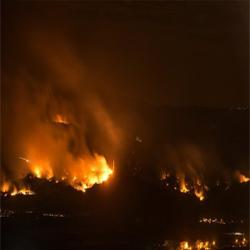
%> input picture Database/abc010.jpg, 250 x 250 px
$ octave fire_detection.m   (GNU Octave 9; MATLAB toolbox functions it lacks are replaced by stand-ins)
%> lines starting %> are read from the running program, lines starting %| are printed output that depends on the picture; in (x1, y1, x2, y2) boxes, pixels count from 0 and x2, y2 are one past the last pixel; in counts of white or black regions, pixels touching at a corner belong together; the program's own positions count from 1
%> further down, im_rgb is the input picture: size 250x250x3 uint8; mean R, G, B 57.8, 26.6, 4.8
### Regla_1.m
function output_image = Regla_1(input_image)

[fil, col, channel] = size(input_image);
%> fil = 250; col = 250; channel = 3
output_image = double(zeros(fil, col));

for x = 1:fil
    for y = 1:col
        if (input_image(x, y, 2) > input_image(x, y, 3))
            if (input_image(x, y, 1) > input_image(x, y, 2))
                output_image(x, y) = 1;
            end
        else
            output_image(x, y) = 0;
        end
    end
end
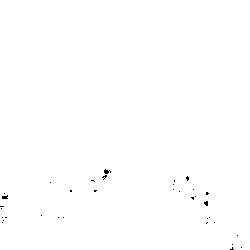
%> output_image: size 250x250 double; values 0 (black) and 1 (white), 99.8% white; black in thin lines or dots, all inside (x1, y1, x2, y2) = (0, 169, 242, 250)

% figure('Name','Imagen obtenida mediante regla 1','NumberTitle','off');
% imshow(output_image)
output_image = uint8(output_image);


end

### Regla_2.m
function output_image = Regla_2(input_image)

[fil, col, channel] = size(input_image);
output_image = double(zeros(fil, col));

for x = 1:fil
    for y = 1:col
        if input_image(x, y, 1) > 190  &&  input_image(x, y, 2) > 100  &&  input_image(x, y, 3) < 140
            output_image(x, y) = 1;
        else
            output_image(x, y) = 0;
        end
    end
end
%> output_image: size 250x250 double; values 0 (black) and 1 (white), 2.2% white; 17 white regions (9 under 20 px), largest, box (x1, y1, x2, y2) and area: (72, 154, 114, 192) 797, (24, 156, 53, 179) 347, (181, 242, 191, 250) 31

% figure('Name','Imagen obtenida mediante regla 2','NumberTitle','off');
% imshow(output_image)
output_image = uint8(output_image);

end

### Regla_3.m
function output_image = Regla_3(input_image)

[fil, col, channel] = size(input_image);
output_image = double(zeros(fil, col));

imagen_Y = double(zeros(fil, col));
imagen_Cb = double(zeros(fil, col));
imagen_Cr = double(zeros(fil, col));

M = [0.2568, 0.5041, 0.0979;
    -0.1482, -0.2910, 0.4392;
    0.4392, -0.3678, -0.0714];

input_image = double(input_image);

Y = 0.0;
Cb = 0.0;
Cr = 0.0;

for x = 1:fil
    for y = 1:col
        Y  = M(1,1)*input_image(x, y, 1) + M(1, 2)*input_image(x, y, 2) + M(1, 3)*input_image(x, y, 3) + 16;
        Cb = M(2,1)*input_image(x, y, 1) + M(2, 2)*input_image(x, y, 2) + M(2, 3)*input_image(x, y, 3) + 128;
        Cr = M(3,1)*input_image(x, y, 1) + M(3, 2)*input_image(x, y, 2) + M(3, 3)*input_image(x, y, 3) + 128;
        imagen_Y(x, y)  =  Y;
        imagen_Cb(x, y) =  Cb;
        imagen_Cr(x, y) =  Cr;
    end
end
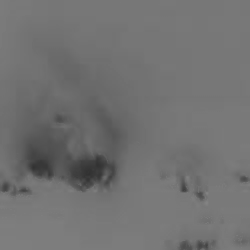
%> imagen_Cb: size 250x250 double; min 49.66, max 131.6, mean 113.8
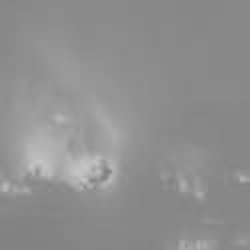
%> imagen_Cr: size 250x250 double; min 125.6, max 199, mean 143.2
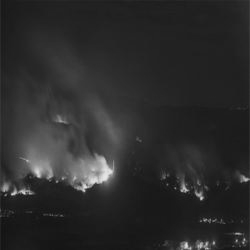
%> imagen_Y: size 250x250 double; min 18.05, max 230.3, mean 44.7

for x = 1:fil
    for y = 1:col
        if imagen_Y(x, y) >= imagen_Cb(x, y)
            output_image(x, y) = 1;
        else
            output_image(x, y) = 0;
        end
    end
end
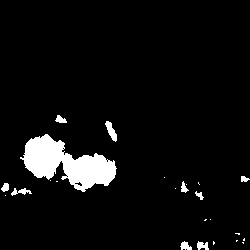
%> output_image: size 250x250 double; values 0 (black) and 1 (white), 5.5% white; 24 white regions (14 under 20 px), largest, box (x1, y1, x2, y2) and area: (20, 134, 117, 192) 2819, (105, 121, 117, 142) 122, (11, 188, 32, 196) 79

% figure('Name','Imagen obtenida mediante regla 3','NumberTitle','off');
% imshow(output_image)
output_image = uint8(output_image);

end

### Regla_4.m
function output_image = Regla_4(input_image)

[fil, col, channel] = size(input_image);
output_image = double(zeros(fil, col));

imagen_Y = double(zeros(fil, col));
imagen_Cb = double(zeros(fil, col));
imagen_Cr = double(zeros(fil, col));

M = [0.2568, 0.5041, 0.0979;
    -0.1482, -0.2910, 0.4392;
    0.4392, -0.3678, -0.0714];

input_image = double(input_image);

Y  = 0.0;
Cb = 0.0;
Cr = 0.0;

for x = 1:fil
    for y = 1:col
        Y  = M(1,1)*input_image(x, y, 1) + M(1, 2)*input_image(x, y, 2) + M(1, 3)*input_image(x, y, 3) + 16;
        Cb = M(2,1)*input_image(x, y, 1) + M(2, 2)*input_image(x, y, 2) + M(2, 3)*input_image(x, y, 3) + 128;
        Cr = M(3,1)*input_image(x, y, 1) + M(3, 2)*input_image(x, y, 2) + M(3, 3)*input_image(x, y, 3) + 128;
        imagen_Y(x, y)  =  Y;
        imagen_Cb(x, y) =  Cb;
        imagen_Cr(x, y) =  Cr;
    end
end

for x = 1:fil
    for y = 1:col
        if imagen_Cr(x, y) >= imagen_Cb(x, y)
            output_image(x, y) = 1;
        else
            output_image(x, y) = 0;
        end
    end
end
%> output_image: size 250x250 double; every value is 1

figure('Name','Imagen obtenida mediante regla 4','NumberTitle','off');
imshow(output_image)
output_image = uint8(output_image);
%> output_image: size 250x250 uint8; every value is 1


end

### Regla_5.m
function output_image = Regla_5(input_image)

[fil, col, channel] = size(input_image);
output_image = double(zeros(fil, col));

imagen_Y = double(zeros(fil, col));
imagen_Cb = double(zeros(fil, col));
imagen_Cr = double(zeros(fil, col));

M = [0.2568, 0.5041, 0.0979;
    -0.1482, -0.2910, 0.4392;
    0.4392, -0.3678, -0.0714];

input_image = double(input_image);

Y  = 0.0;
Cb = 0.0;
Cr = 0.0;

for x = 1:fil
    for y = 1:col
        Y  = M(1,1)*input_image(x, y, 1) + M(1, 2)*input_image(x, y, 2) + M(1, 3)*input_image(x, y, 3) + 16;
        Cb = M(2,1)*input_image(x, y, 1) + M(2, 2)*input_image(x, y, 2) + M(2, 3)*input_image(x, y, 3) + 128;
        Cr = M(3,1)*input_image(x, y, 1) + M(3, 2)*input_image(x, y, 2) + M(3, 3)*input_image(x, y, 3) + 128;
        imagen_Y(x, y)  =  Y;
        imagen_Cb(x, y) =  Cb;
        imagen_Cr(x, y) =  Cr;
    end
end

Y_temp  = 0;
Cb_temp = 0;
Cr_temp = 0;
Image_dimension = fil*col;
%> Image_dimension = 62500

for x = 1:fil
    for y = 1:col
        Y_temp  = imagen_Y(x, y)  + Y_temp;
        Cb_temp = imagen_Cb(x, y) + Cb_temp;
        Cr_temp = imagen_Cr(x, y) + Cr_temp;
    end
end
%> after the loop, Cb_temp = 7111488.2; Cr_temp = 8952522.2; Y_temp = 2796588.5

Y_mean  = (Y_temp/Image_dimension);
%> Y_mean = 44.75
Cb_mean = (Cb_temp/Image_dimension);
%> Cb_mean = 113.8
Cr_mean = (Cr_temp/Image_dimension);
%> Cr_mean = 143.2

for x = 1:fil
    for y = 1:col
        if imagen_Y(x, y) >= Y_mean  &&  imagen_Cb(x, y) <= Cb_mean  &&  imagen_Cr(x, y) >= Cr_mean
            output_image(x, y) = 1;
        else
            output_image(x, y) = 0;
        end
    end
end
%> output_image: size 250x250 double; values 0 (black) and 1 (white), 28.2% white; 13 white regions (6 under 20 px), largest, box (x1, y1, x2, y2) and area: (0, 37, 147, 197) 16016, (171, 147, 205, 201) 936, (176, 238, 217, 250) 368

% figure('Name','Imagen obtenida mediante regla 5','NumberTitle','off');
% imshow(output_image)
output_image = uint8(output_image);

end

### Regla_6.m
function output_image = Regla_6(input_image)

[fil, col, channel] = size(input_image);
output_image = double(zeros(fil, col));

imagen_Y = double(zeros(fil, col));
imagen_Cb = double(zeros(fil, col));
imagen_Cr = double(zeros(fil, col));
threshold = 70;

M = [0.2568, 0.5041, 0.0979;
    -0.1482, -0.2910, 0.4392;
    0.4392, -0.3678, -0.0714];

input_image = double(input_image);

Y  = 0.0;
Cb = 0.0;
Cr = 0.0;

for x = 1:fil
    for y = 1:col
        Y  = M(1,1)*input_image(x, y, 1) + M(1, 2)*input_image(x, y, 2) + M(1, 3)*input_image(x, y, 3) + 16;
        Cb = M(2,1)*input_image(x, y, 1) + M(2, 2)*input_image(x, y, 2) + M(2, 3)*input_image(x, y, 3) + 128;
        Cr = M(3,1)*input_image(x, y, 1) + M(3, 2)*input_image(x, y, 2) + M(3, 3)*input_image(x, y, 3) + 128;
        imagen_Y(x, y)  =  Y;
        imagen_Cb(x, y) =  Cb;
        imagen_Cr(x, y) =  Cr;
    end
end

for x = 1:fil
    for y = 1:col
        if abs(imagen_Cb(x, y) - imagen_Cr(x, y)) >= threshold
            output_image(x, y) = 1;
        else
            output_image(x, y) = 0;
        end
    end
end
%> output_image: size 250x250 double; values 0 (black) and 1 (white), 6.6% white; 14 white regions (4 under 20 px), largest, box (x1, y1, x2, y2) and area: (21, 125, 118, 191) 3398, (97, 113, 120, 150) 307, (54, 114, 68, 123) 99

% figure('Name','Imagen obtenida mediante regla 6','NumberTitle','off');
% imshow(output_image)
output_image = uint8(output_image);

end

### Regla_7.m
function output_image = Regla_7(input_image)

[fil, col, channel] = size(input_image);
output_image = double(zeros(fil, col));

imagen_Y = double(zeros(fil, col));
imagen_Cb = double(zeros(fil, col));
imagen_Cr = double(zeros(fil, col));

M = [0.2568, 0.5041, 0.0979;
    -0.1482, -0.2910, 0.4392;
    0.4392, -0.3678, -0.0714];

input_image = double(input_image);

Y  = 0.0;
Cb = 0.0;
Cr = 0.0;

for x = 1:fil
    for y = 1:col
        Y  = M(1,1)*input_image(x, y, 1) + M(1, 2)*input_image(x, y, 2) + M(1, 3)*input_image(x, y, 3) + 16;
        Cb = M(2,1)*input_image(x, y, 1) + M(2, 2)*input_image(x, y, 2) + M(2, 3)*input_image(x, y, 3) + 128;
        Cr = M(3,1)*input_image(x, y, 1) + M(3, 2)*input_image(x, y, 2) + M(3, 3)*input_image(x, y, 3) + 128;
        imagen_Y(x, y)  =  Y;
        imagen_Cb(x, y) =  Cb;
        imagen_Cr(x, y) =  Cr;
    end
end

for x = 1:fil
    for y = 1:col
        if imagen_Cb(x, y) <= 120  &&  imagen_Cr(x, y) >= 150
            output_image(x, y) = 1;
        else
            output_image(x, y) = 0;
        end
    end
end
%> output_image: size 250x250 double; values 0 (black) and 1 (white), 19.2% white; 13 white regions (4 under 20 px), largest, box (x1, y1, x2, y2) and area: (8, 54, 134, 196) 10859, (178, 240, 216, 250) 322, (0, 175, 32, 196) 309

% figure('Name','Imagen obtenida mediante regla 7','NumberTitle','off');
% imshow(output_image)
output_image = uint8(output_image);

end

### fire_detection.m
clear
close all
clc

%% Lectura de imagen
im_rgb = imread("abc010.jpg");
figure('Name','Imagen de entrada','NumberTitle','off');
imshow(im_rgb)

%% Reglas
imagen_regla_1 = Regla_1(im_rgb);
imagen_regla_2 = Regla_2(im_rgb);
imagen_regla_3 = Regla_3(im_rgb);
imagen_regla_4 = Regla_4(im_rgb);
imagen_regla_5 = Regla_5(im_rgb);
imagen_regla_6 = Regla_6(im_rgb);
imagen_regla_7 = Regla_7(im_rgb);

%% Verde es fuego
[fil, col, channel] = size(im_rgb);
%> fil = 250; col = 250; channel = 3
fire_pixels = double(zeros(fil, col));
filtered_image = im_rgb;


for x = 1:fil
    for y = 1:col
        if imagen_regla_1(x, y) == 1 && imagen_regla_2(x, y) == 1 && imagen_regla_3(x, y) == 1 && imagen_regla_4(x, y) == 1 && imagen_regla_5(x, y) == 1 && imagen_regla_6(x, y) == 1 && imagen_regla_7(x, y) == 1
            fire_pixels(x, y) = 255;
            filtered_image(x, y, 1) = 0;
            filtered_image(x, y, 2) = 255;
            filtered_image(x, y, 3) = 0;
        end
    end
end
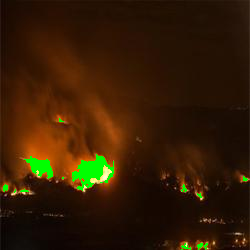
%> filtered_image: size 250x250x3 uint8; 1.96% of pixels changed, all inside (x1, y1, x2, y2) = (3, 118, 248, 250)
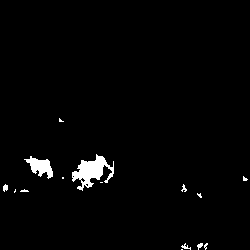
%> fire_pixels: size 250x250 double; 2% white; 15 white regions (9 under 20 px), largest, box (x1, y1, x2, y2) and area: (72, 154, 114, 191) 706, (24, 156, 53, 179) 332, (3, 184, 8, 192) 29, (181, 243, 191, 250) 27, (197, 243, 203, 250) 24, (181, 184, 187, 192) 23

fire_pixels = uint8(fire_pixels);
figure('Name','Pixeles de fuego','NumberTitle','off');
imshow(fire_pixels)

filtered_image = uint8(filtered_image);
figure('Name','Imagen filtrada','NumberTitle','off');
imshow(filtered_image)

$ run again, with Database/abc002.jpg copied over Database/abc010.jpg
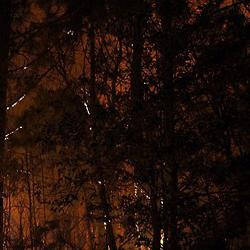
%> input picture Database/abc002.jpg, 250 x 250 px
%> im_rgb is the input picture: size 250x250x3 uint8; mean R, G, B 32.3, 15.6, 9.6
%> after the loop in Regla_4, `for x = 1:fil`:
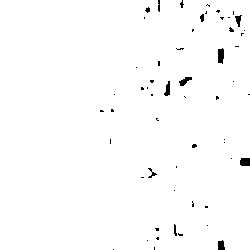
%> output_image: size 250x250 double; values 0 (black) and 1 (white), 98.8% white; 56 black regions (46 under 20 px), largest, box (x1, y1, x2, y2) and area: (218, 48, 224, 64) 82, (240, 158, 250, 166) 77, (179, 77, 192, 86) 62
%> after the loop in Regla_5, `for x = 1:fil`: Cb_temp = 7680253.5; Cr_temp = 8486584.8; Y_temp = 2067768.7
%> Y_mean = 33.08
%> Cb_mean = 122.9
%> Cr_mean = 135.8
%> after the loop in Regla_7, `for x = 1:fil`:
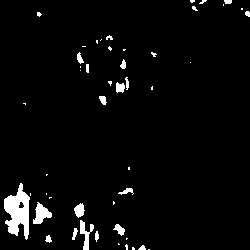
%> output_image: size 250x250 double; values 0 (black) and 1 (white), 3.5% white; 48 white regions (29 under 20 px), largest, box (x1, y1, x2, y2) and area: (4, 183, 30, 240) 863, (33, 202, 52, 224) 227, (80, 220, 94, 250) 181
